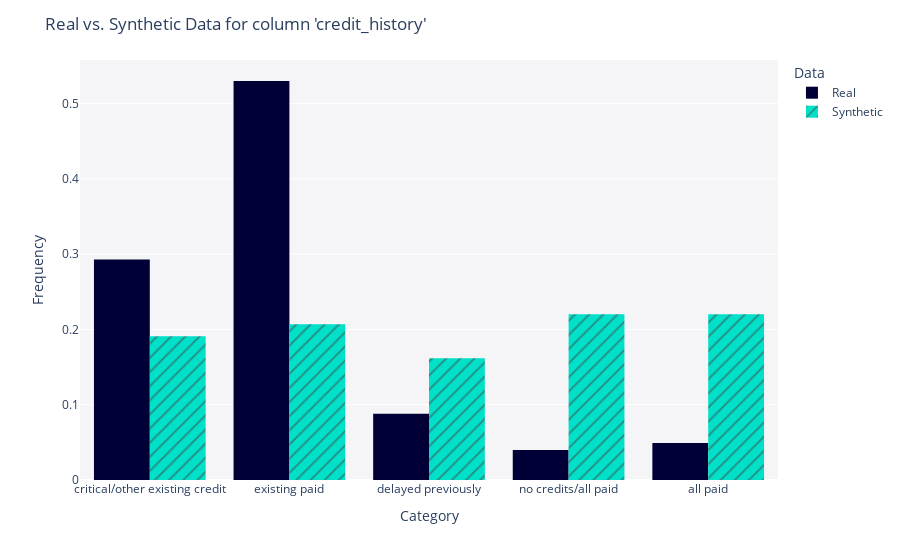

The cell this chart's notebook holds for it:
### Code cell
from sdv.evaluation.single_table import get_column_plot
fig = get_column_plot(
    real_data=input_df,
    synthetic_data=synthetic_df,
    column_name='credit_history',
    metadata=metadata
)
    
fig.show()

### Figure 1 — Plotly figure (JSON) as saved in the notebook; plotly's stock layout.template omitted (floating-point values rounded to 4 significant figures; data arrays with more than 128 entries replaced by an {"elided": "..."} marker saying what was removed)
{"data": [{"alignmentgroup": "True", "bingroup": "x", "histnorm": "probability density", "hovertemplate": "<b>Real</b><br>Frequency: %{y}<extra></extra>", "legendgroup": "Real", "marker": {"color": "#000036", "pattern": {"shape": ""}}, "name": "Real", "offsetgroup": "Real", "orientation": "v", "showlegend": true, "type": "histogram", "x": {"elided": "1000 str values"}, "xaxis": "x", "yaxis": "y"}, {"alignmentgroup": "True", "bingroup": "x", "histnorm": "probability density", "hovertemplate": "<b>Synthetic</b><br>Frequency: %{y}<extra></extra>", "legendgroup": "Synthetic", "marker": {"color": "#01E0C9", "pattern": {"shape": "/"}}, "name": "Synthetic", "offsetgroup": "Synthetic", "orientation": "v", "showlegend": true, "type": "histogram", "x": {"elided": "30000 str values"}, "xaxis": "x", "yaxis": "y"}], "layout": {"barmode": "group", "legend": {"title": {"text": "Data"}, "tracegroupgap": 0}, "margin": {"t": 60}, "plot_bgcolor": "#F5F5F8", "title": {"text": "Real vs. Synthetic Data for column 'credit_history'"}, "xaxis": {"anchor": "y", "domain": [0, 1], "title": {"text": "Category"}}, "yaxis": {"anchor": "x", "domain": [0, 1], "title": {"text": "Frequency"}}}}
